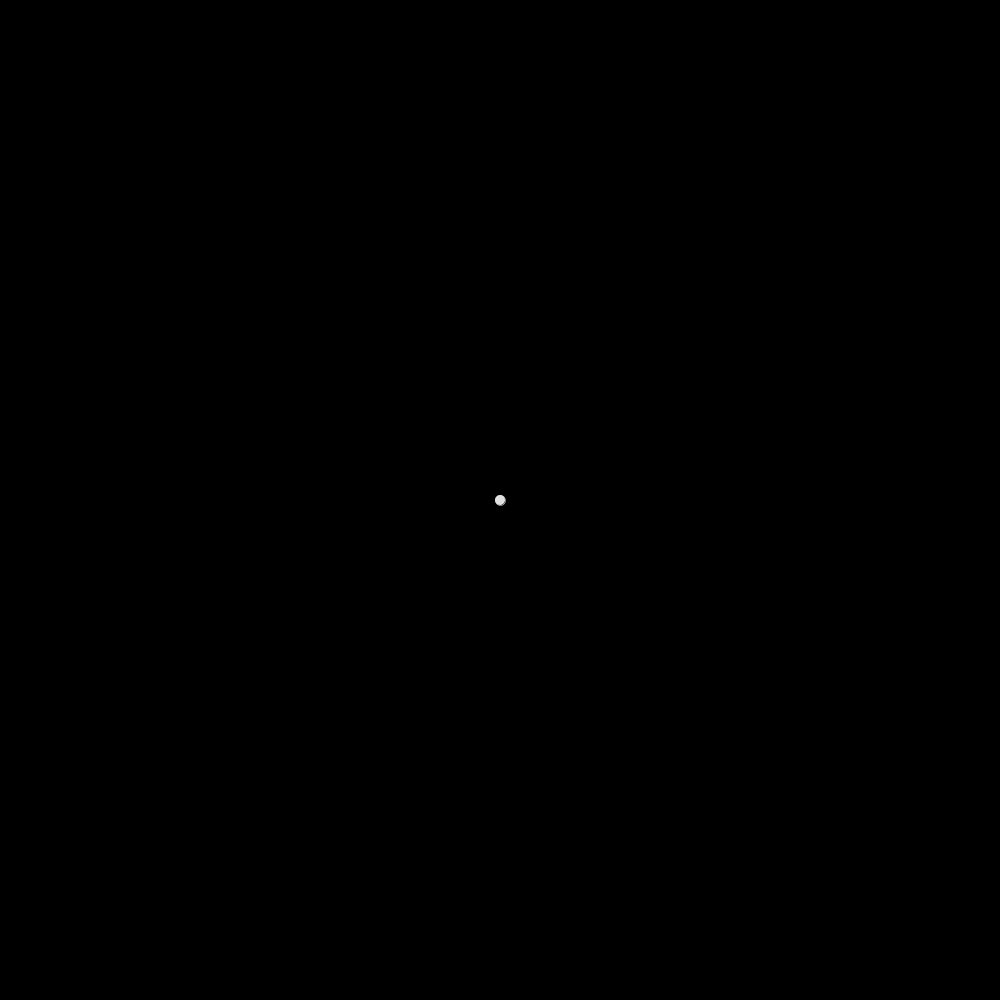
Frame 1 (no input)
Frame 60 (the mouse pressed at the canvas centre just before this capture): identical to frame 1, image omitted
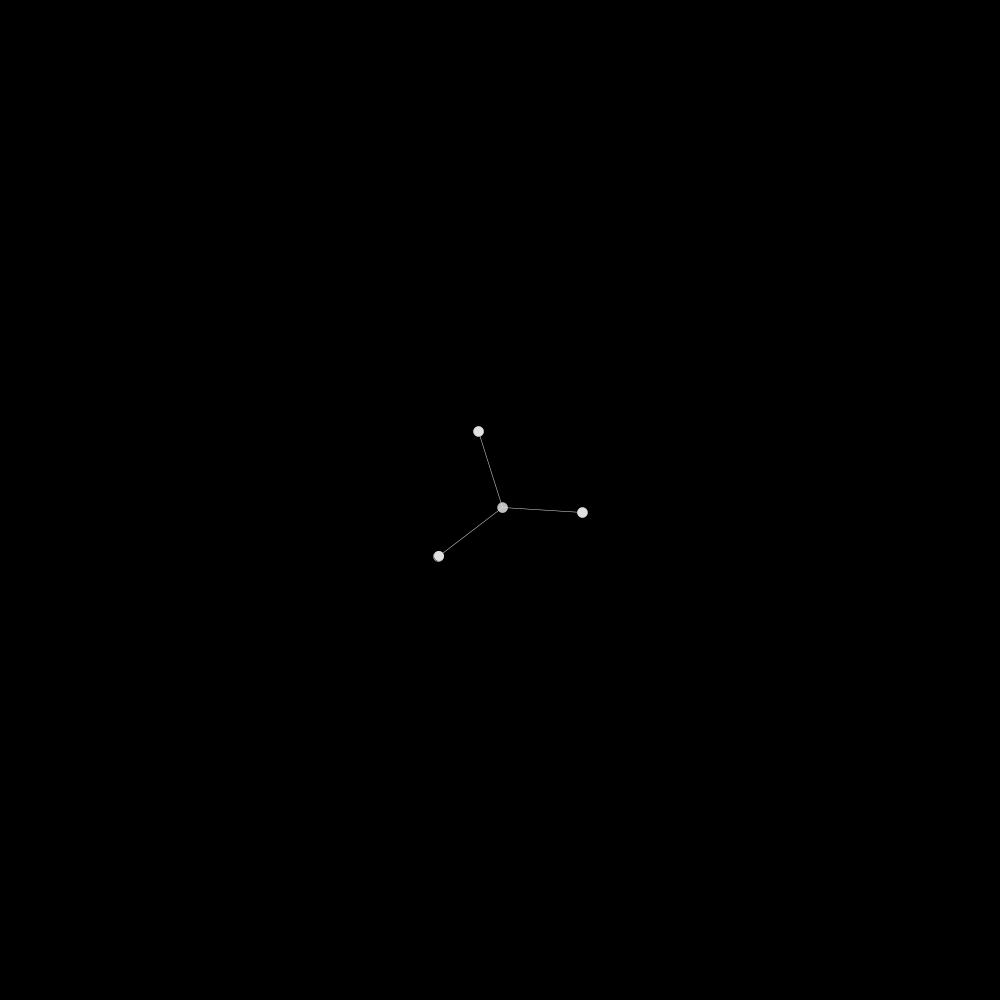
Frame 120 (the mouse held since frame 60 and released just before this capture)

The Processing sketch that drew these frames (run headless with seeded random() and noise(); from frame 60 on, the mouse is pressed at the canvas centre):

// Processing sketch: processing_120528
// ── processing_120528.pde

ArrayList<Block> blocks;
Color colors; 
Generate generate;

float friction = .8;
float blockMovement = 20;
String[] nameArray = {"Toru Watanabe", 
                      "Habitats",
                      "Body",
                      "Default"
                      
                      
                      };
String[][] branchArray = {{"Relationships", "Habitats", "Body", "Desires"},
                          {"Toru Watanabe", "Record Store", "Bookstore"},
                          {"Habitats"},
                          {"Default", "Default", "Default"}
                        
                      
                         };

boolean showTextBoolean = false;

boolean mouseBoolean = false;
boolean mouseOverBoolean = false;
int mouseTimer = 0;

boolean firstBoolean = true;

int lastOrder;
int mouseOrder;

float cameraX = 0;
float cameraY = 0;
int cameraElementNum = 0;

void setup() {
  size(1000, 1000);
  frameRate(30);
  strokeWeight(.5);
  textAlign(CENTER);
  textSize(9);
  ellipseMode(CENTER);
  restart();
}


void restart() {
  blocks = new ArrayList<Block>();
  colors = new Color();
  generate = new Generate();
  blocks.add(new Block(width/2, height/6, 0, 0, 90, 0, "Default", width/2, height/6));
  println(blocks);
  lastOrder = 0;
  firstBoolean = true;
}


void draw() {
  //mouseTimer += 1;
  mouseOverBoolean = false;
  generate.drawBackground();
  generate.generateBlocks();
  //generate.mouseOver();
  if(showTextBoolean) {
    for(int i = 0; i < blocks.size(); i++) {
      Block block = blocks.get(i);
      pushMatrix();
      translate(width/2 - cameraX, height/2 - cameraY);
      block.showText();
      popMatrix();
    }
  }
  
}




void keyPressed() {
  if(key == ' ') {
    restart();
  }
  if(key == 's') {
    if(showTextBoolean) showTextBoolean = false;
    else showTextBoolean = true;
  }
  if(key == 'a') {
    int[] tempHolder = new int[0];
    for (int i = 0; i < blocks.size(); i++) {
      Block block = blocks.get(i);
      if(block.orderTracker == lastOrder) {
        tempHolder = append(tempHolder, i);
      }
    }
    Block b = blocks.get(tempHolder[floor(random(tempHolder.length))]);
    b.keyNewBlock();
  }
}



void mousePressed() {
  
  mouseBoolean = true;
  
  for(int i = 0; i < blocks.size(); i++) {
    Block block = blocks.get(i);
    
  }
}
class Block {
  float bX;
  float bY;
  float bDX;
  float bDY;
  float prevAngle;
  float size = 10;
  float parentX;
  float parentY;
  String name;
  int orderTracker; 
  boolean hover;
  boolean active;
  
  Block (float X, float Y, float DX, float DY, float A, int O, String N, float pX, float pY) {
    /*
    bDX and bDY should be dependent on the location of the previous block, 
    because you don't want them to overlap. should this be decided in this function,
    or in the greater function in the new blocks function? maybe the greater one?
    and you just input the variables here? 
    */
    bX = X;
    bY = Y;
    bDX = DX;
    bDY = DY;
    orderTracker = O;
    name = N;
    active = true;
    prevAngle = A; //this is the angle(?) or distance from the previous line, lets you figure
    //out what angle the bubbles should go 
    parentX = pX;
    parentY = pY;
  }
  
  void modifyPosition() {
    bDX *= friction;
    bDY *= friction; 
    if(bDX < .01 && bDX > -.01) bDX = 0;
    if(bDY < .01 && bDY > -.01) bDY = 0;
    bX += bDX;
    bY += bDY;
    
  }
  
  void calculateCamera() {
    if(orderTracker == lastOrder) {
      cameraX += bX;
      cameraY += bY;
      cameraElementNum += 1;
    }
  }
  
  
  void colorBlock() {
    int L = colors.blockArrayG.length - 1;
    int temp = abs(lastOrder-orderTracker);
    if(temp > colors.blockArrayG.length - 1) {
      temp = colors.blockArrayG.length - 1;
    }
    fill(colors.blockArrayG[L-temp]);
    stroke(colors.blockArrayG[L-temp]);
    //fill(color.blockArray[abs(currentSelection - orderTracker)];
    //fill(color.blockArray[];
    /*
    when the mouse isn't over one, it follows its ordertracker, where the current highest
    tracker becomes the lightest color 
    
    */
    //(lastOrder)
    
  }
  
  
  void drawBlock() {
    strokeWeight(.5);
    line(parentX, parentY, bX, bY);
    //noStroke();
    ellipse(bX, bY, size, size);
  }
  
  void mouseOver() {
    if(dist(bX + (width/2 - cameraX), bY + (height/2 - cameraY), mouseX, mouseY) < size/2) {
      showText();
      //fill(colors.hover);
      if(mouseBoolean && active) {
        println("pressed " + name + " angle: " + prevAngle);
        generate.newBlocks(bX, bY, prevAngle, orderTracker, name);
        active = false;
        mouseBoolean = false;
      }
      mouseOverBoolean = true;
      mouseOrder = orderTracker;
    }
  }
  
  void modifyMouseOver() {
    int L = colors.blockArrayG.length - 1;
    int temp = abs(mouseOrder-orderTracker);
    if(temp > colors.blockArrayG.length - 1) {
      temp = colors.blockArrayG.length - 1;
    }
    fill(colors.blockArrayG[L-temp]);
    stroke(colors.blockArrayG[L-temp]);
    
  }
  
  void showText() {
    //fill(colors.Text);
    text(name, bX, bY - (size/2 + 6));
  }
  
  void keyNewBlock() {
    generate.newBlocks(bX, bY, prevAngle, orderTracker, name);
    active = false;
  }
}
class Color {
  color bg = #000000;
  color Text = #FFFFFF;
  color[] blockArray = new color[10];
  color[] blockArrayG = new color[8];
  color hover = #FFFFFF;
  
  Color() {
    for(int u = 0; u < blockArray.length; u++) {
      blockArray[u] = color(u * 25 + 5, 125, 125);
      //blockArrayG[u] = color(u * 25 + 5);
    }
    for(int w = 0; w < blockArrayG.length; w++) {
      blockArrayG[w] = color(w * 31 + 7);
    }
      
  }
    
}
class Generate {


  Generate() {
  }


  void drawBackground() {
    background(colors.bg);
  }

  void generateBlocks() {
    cameraX = 0;
    cameraY = 0;
    cameraElementNum = 0;
    for (int i = 0; i < blocks.size(); i++) {
      Block block = blocks.get(i);
      block.modifyPosition();
      block.calculateCamera();
    }
    cameraX /= cameraElementNum;
    cameraY /= cameraElementNum;
    pushMatrix();
    translate(width/2 - cameraX, height/2 - cameraY);
    println("cX: " + cameraX + " cY: " + cameraY);
    for (int k = 0; k < blocks.size(); k++) {
      Block block = blocks.get(k);
      block.mouseOver();
    }
    for (int j = 0; j < blocks.size(); j++) {
      Block block = blocks.get(j);
      block.colorBlock();
      if(mouseOverBoolean) {
        block.modifyMouseOver();
      }
      block.drawBlock();
    }
    popMatrix();
  }

  void newBlocks(float X, float Y, float A, int O, String N) {
    float tempAngle;
    float tempDX;
    float tempDY;
    float breadth = 140;
    float buffer = 0;
    
    lastOrder = O + 1;
    for (int k = 0; k < nameArray.length; k++) {
      if (nameArray[k] == N) {
        for (int i = 0; i < branchArray[k].length; i++) {
          if(firstBoolean) {
            breadth = 360;
            firstBoolean = false;
          }
          tempAngle = (random(A + (360-breadth)/2 + breadth*(i/branchArray[k].length) + buffer, A + (360-breadth)/2 + breadth - breadth*((branchArray[k].length-1-i)/branchArray[k].length) - buffer) + 180) % 360;
          tempDX = cos(radians(tempAngle))*blockMovement;
          tempDY = sin(radians(tempAngle))*blockMovement;
          //println(tempAngle + " " + tempDX + " " + tempDY);
          blocks.add(new Block(X, Y, tempDX, tempDY, tempAngle, O+1, branchArray[k][i], X, Y));
        }
      }
    }

    //
  }
}



/*
for(int i = 0; i < blockArray[].length; i++) {
 generate a new child, add it to the array, each child should divide up the 180
 degree spectrum extending from the object 
 
 is 180 too much 
 
 }
 */
